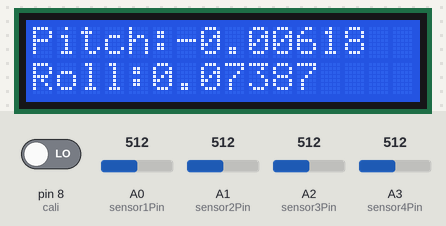
A sketch run on a simulated Arduino Uno, built with avr-gcc and run on an emulated ATmega328P. Parts: 16×2 character LCD. The test bench sets the inputs (shaded band); at power-on: A0 (sensor1Pin) = 512, A1 (sensor2Pin) = 512, A2 (sensor3Pin) = 512, A3 (sensor4Pin) = 512, pin 8 (cali) LOW. The ROS host is connected and sends only what is stated.

Above: at 3.2 s.
3.3 s: A0 (sensor1Pin) set to 716
At 4.3 s:
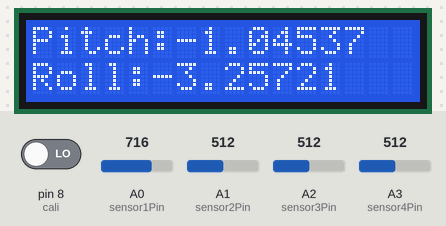
5.2 s: A1 (sensor2Pin) set to 716
At 6.7 s:
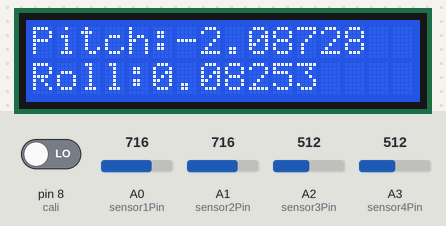
7.0 s: A2 (sensor3Pin) set to 716
At 8.3 s:
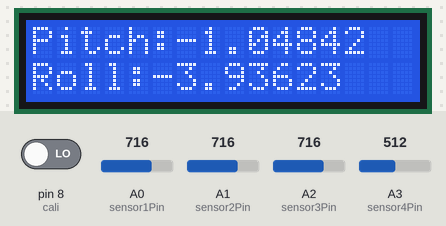
8.7 s: A3 (sensor4Pin) set to 716
At 9.7 s:
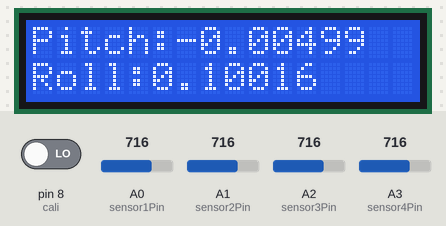
10.4 s: pin 8 (cali) driven HIGH
At 11.2 s:
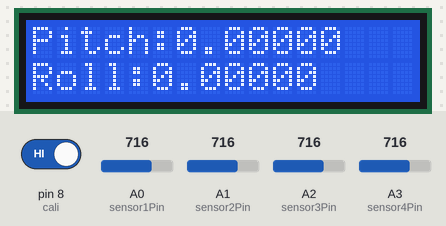
Timing chart, 0 to 13.2 s (numbered marks = the images above; inputs shaded):
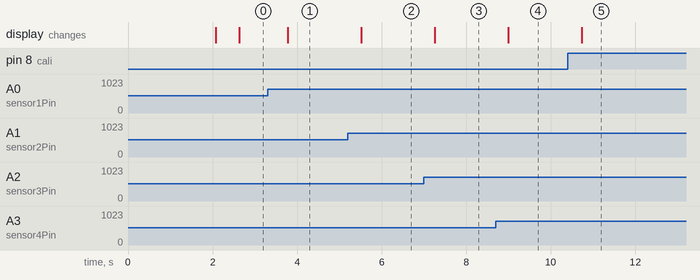

Measured:
- after the input at 3.3 s, the display: changes after 0.48 s (image 1)
- after the input at 5.2 s, the display: changes after 0.32 s (image 2)
- after the input at 7.0 s, the display: changes after 0.26 s (image 3)
- after the input at 8.7 s, the display: changes after 0.29 s (image 4)
- after the input at 10.4 s, the display: changes after 0.33 s (image 5)

The sketch:

incl.ino
```cpp
// ROS headers
#include <ros.h>
#include <std_msgs/Float32.h>
#include <std_msgs/Float32MultiArray.h>

#include <std_msgs/String.h>

// Program headers
//#include <SoftwareSerial.h>
#include <LiquidCrystal.h>
#include <math.h>

int count = 0;
int count_display=0;

// Definir entradas do LCD
LiquidCrystal lcd(2, 3, 4, 5, 6, 7);

// Definir A0,A1,A2,A3 como entradas analogicas
float sensor1Pin = A0;
float sensor2Pin = A1;
float sensor3Pin = A2;
float sensor4Pin = A3;

// Definir D8 como entrada digital
int cali = 8;

// Definir variavel de leitura de distÃ¢ncia
float sensor1Val = 0;
float sensor2Val = 0;
float sensor3Val = 0;
float sensor4Val = 0;

// Definir variavel de leitura de distÃ¢ncia
float sensor1Vall = 0;
float sensor2Vall = 0;
float sensor3Vall = 0;
float sensor4Vall = 0;

// Definir variavel de leitura de distÃ¢ncia
float sensor1Vallc = 0;
float sensor2Vallc = 0;
float sensor3Vallc = 0;
float sensor4Vallc = 0;

// Valor maximo gama ADC
float declive1 = 0;
float declive2 = 0;
float declive3 = 0;
float declive4 = 0;

// Definir variavel intermÃ©dio para calibracao
float distance1 = 0;
float distance2 = 0;
float distance3 = 0;
float distance4 = 0;

// Definir variavel para valor de distancia apÃ³s calibracao
float distance1_cut = 0;
float distance2_cut = 0;
float distance3_cut = 0;
float distance4_cut = 0;

// Definir variavais para o pitch e o roll
float pitch_1 = 0;
float pitch_2 = 0;
float roll_1 = 0;
float roll_2 = 0;
float pitch = 0;
float roll = 0;

// Definir distancia entre sensores
float dist_1_3 = 3375;
float dist_2_4 = 3375;
float dist_1_2 = 1055;
float dist_3_4 = 875;

// Definir variavel de calibracao
int calival = 0;

ros::NodeHandle nh;

std_msgs::String str_msg;

std_msgs::Float32MultiArray DadosInclin;

ros::Publisher Inclin_pub("DadosInclin", &DadosInclin);

char dim0_label[] = "DadosInclin";

void setup()
{
  nh.initNode();

  // inicializar o array limpinho
  // DadosInclin.data.clear();
  DadosInclin.layout.dim = (std_msgs::MultiArrayDimension *)

      malloc(sizeof(std_msgs::MultiArrayDimension) * 2);

  // A partir daqui mudar todos os 2 para o num de elem do array
  // Definição do cabeçalho para a mensagem do tipo Float32MultiArray

  DadosInclin.layout.dim[0].label = dim0_label;
  DadosInclin.layout.dim[0].size = 3;
  DadosInclin.layout.dim[0].stride = 1 * 3;
  DadosInclin.layout.dim_length = 0;  // tirar esta linha se der chatices
  DadosInclin.layout.data_offset = 0;

  // Defenição do array de dados concreto
  DadosInclin.data_length = 3;

  DadosInclin.data = (float *)malloc(sizeof(float) * 3);

  nh.advertise(Inclin_pub);

  // Serial.begin(9600);

  lcd.begin(16, 2);

  lcd.print("Inclinometro");
  lcd.setCursor(0, 1);
  lcd.print("Proj. Automacao");
  delay(2000);
  lcd.clear();

  pinMode(cali, INPUT);

  // BTserial.begin(9600);
}
//**************************************************************************************
void loop()
{
  // Ler e guardar valor da entrada digital

  char state = '!';

  calival = digitalRead(cali);

  // Ler e guardar valor das entradas analogicas (mV)
  sensor1Val = analogRead(sensor1Pin);
  sensor2Val = analogRead(sensor2Pin);
  sensor3Val = analogRead(sensor3Pin);
  sensor4Val = analogRead(sensor4Pin);

  sensor1Vallc = sensor1Vallc + sensor1Val;
  sensor2Vallc = sensor2Vallc + sensor2Val;
  sensor3Vallc = sensor3Vallc + sensor3Val;
  sensor4Vallc = sensor4Vallc + sensor4Val;

  sensor1Vallc = 0;
  sensor2Vallc = 0;
  sensor3Vallc = 0;
  sensor4Vallc = 0;

  sensor1Vall = sensor1Val * 0.977520;
  sensor2Vall = sensor2Val * 0.977520;
  sensor3Vall = sensor3Val * 0.977520;
  sensor4Vall = sensor4Val * 0.977520;

  // conversão entre a leitura do sensor em V e a distancia em mm
  sensor1Vall = (0.613800 * sensor1Vall) + 75.801000;
  sensor2Vall = (0.615400 * sensor2Vall) + 75.692000;
  sensor3Vall = (0.613600 * sensor3Vall) + 75.042000;
  sensor4Vall = (0.616300 * sensor4Vall) + 75.373000;

  // counter1 = 0;
  // }

  // Introducao do valor de calibracao****
  if (calival == 1 || state == 'C')
  {
    distance1 = sensor1Vall;
    distance2 = sensor2Vall;
    distance3 = sensor3Vall;
    distance4 = sensor4Vall;

    state = '!';
  }

  // Efectuar calibracao******************
  distance1_cut = sensor1Vall - distance1;
  distance2_cut = sensor2Vall - distance2;
  distance3_cut = sensor3Vall - distance3;
  distance4_cut = sensor4Vall - distance4;

  // calculo do pich e do roll

  // Inclinacao para a frente***********************************
  if ((distance1_cut <= 0) && (distance3_cut >= 0))
  {
    pitch_1 = (asin((-distance1_cut + distance3_cut) / dist_1_3)) * 57.295700;
  }
  // Inclinacao para a trÃ¡s
  else
  {
    pitch_1 = (asin((-distance1_cut + distance3_cut) / dist_1_3)) * 57.295700;
  }

  // Inclinacao para a frente**********************************
  if ((distance2_cut <= 0) && (distance4_cut >= 0))
  {
    pitch_2 = (asin((-distance2_cut + distance4_cut) / dist_2_4)) * 57.295700;
  }
  // Inclinacao para a trÃ¡s
  else
  {
    pitch_2 = (asin((-distance2_cut + distance4_cut) / dist_2_4)) * 57.295700;
  }

  // Inclinacao para a direita********************************
  if ((distance1_cut <= 0) && (distance2_cut >= 0))
  {
    roll_1 = (asin((-distance1_cut + distance2_cut) / dist_1_2)) * 57.295700;
  }
  // Inclinacao para a esquerda
  else
  {
    roll_1 = (asin((-distance1_cut + distance2_cut) / dist_1_2)) * 57.295700;
  }

  // Inclinacao para a direita********************************
  if ((distance3_cut <= 0) && (distance4_cut >= 0))
  {
    roll_2 = (asin((-distance3_cut + distance4_cut) / dist_3_4)) * 57.295700;
  }
  // Inclinacao para a esquerda
  else
  {
    roll_2 = (asin((-distance3_cut + distance4_cut) / dist_3_4)) * 57.295700;
  }

  // Calculo do Pitch e do Roll*****************************************************

  pitch = (pitch_1 + pitch_2) / 2;

  roll = (roll_1 + roll_2) / 2;

if (count_display==25){
  lcd.clear();
  lcd.setCursor(0, 0);
  //*************************
  //**************************
  lcd.print("Pitch:");
  lcd.print(pitch, 5);
  //****************************
  lcd.setCursor(0, 1);
  //****************************
  lcd.print("Roll:");
  lcd.print(roll, 5);
  count_display=0;
  }
  else{
  count_display++;
  }

  float z_mean = (sensor1Vall + sensor2Vall + sensor3Vall + sensor4Vall) / 4;

  DadosInclin.data[0] = pitch;
  DadosInclin.data[1] = roll;
  DadosInclin.data[2] = z_mean;

  Inclin_pub.publish(&DadosInclin);

  //  ROS_INFO("Orientation info published!!");
  //  ROS_INFO("Pitch: %f, Roll: %f");

  nh.spinOnce();
  // 50Hz
  delay(20);
}

// distancia (mm)
// Serial.print(sensor1Vall, 5);
// Serial.print('\t');
// Serial.print(sensor2Vall, 5);
// Serial.print('\t');
// Serial.print(sensor3Vall, 5);
// Serial.print('\t');
// Serial.print(sensor4Vall, 5);
// Serial.print('\t');c
// Serial.print(pitch, 5);
// Serial.print('\t');
// Serial.print(roll, 5);
// Serial.print('\n');
```
